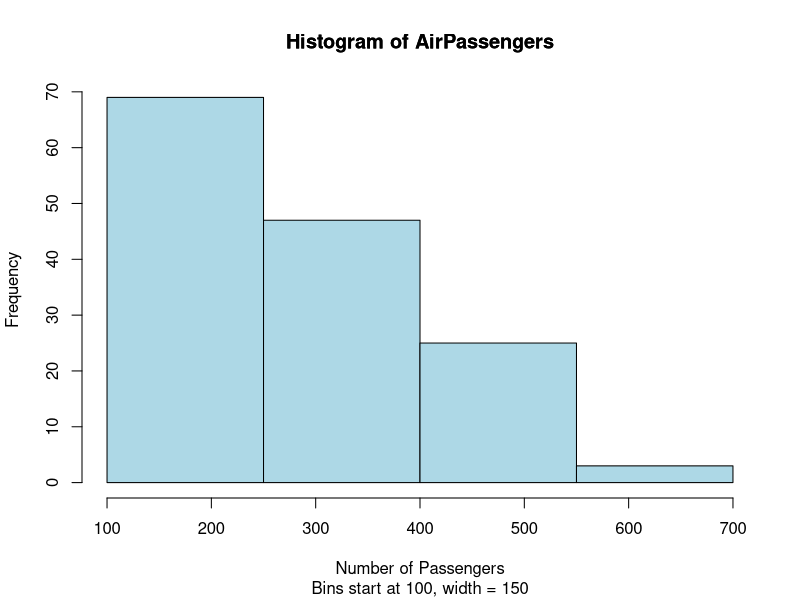

This figure's R source:
data(AirPassengers)
par(mar = c(5, 4, 4, 2) + 0.1)
hist(AirPassengers, breaks = seq(100, 700, by = 150), col = "lightblue", main = "Histogram of AirPassengers",
     xlab = "Number of Passengers", ylab = "Frequency")
title(main = "Histogram of AirPassengers", sub = "Bins start at 100, width = 150")